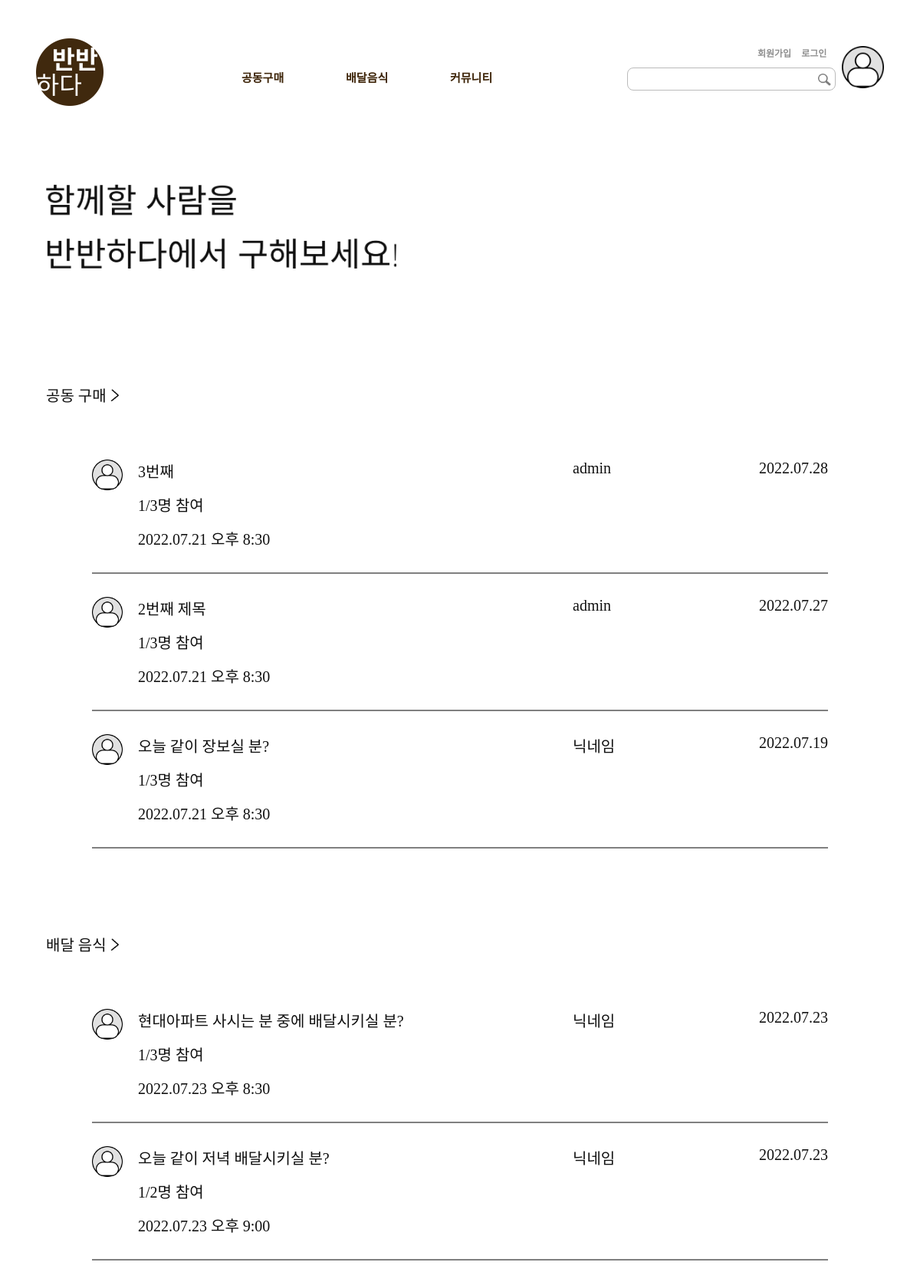
Before: / with the older database file.
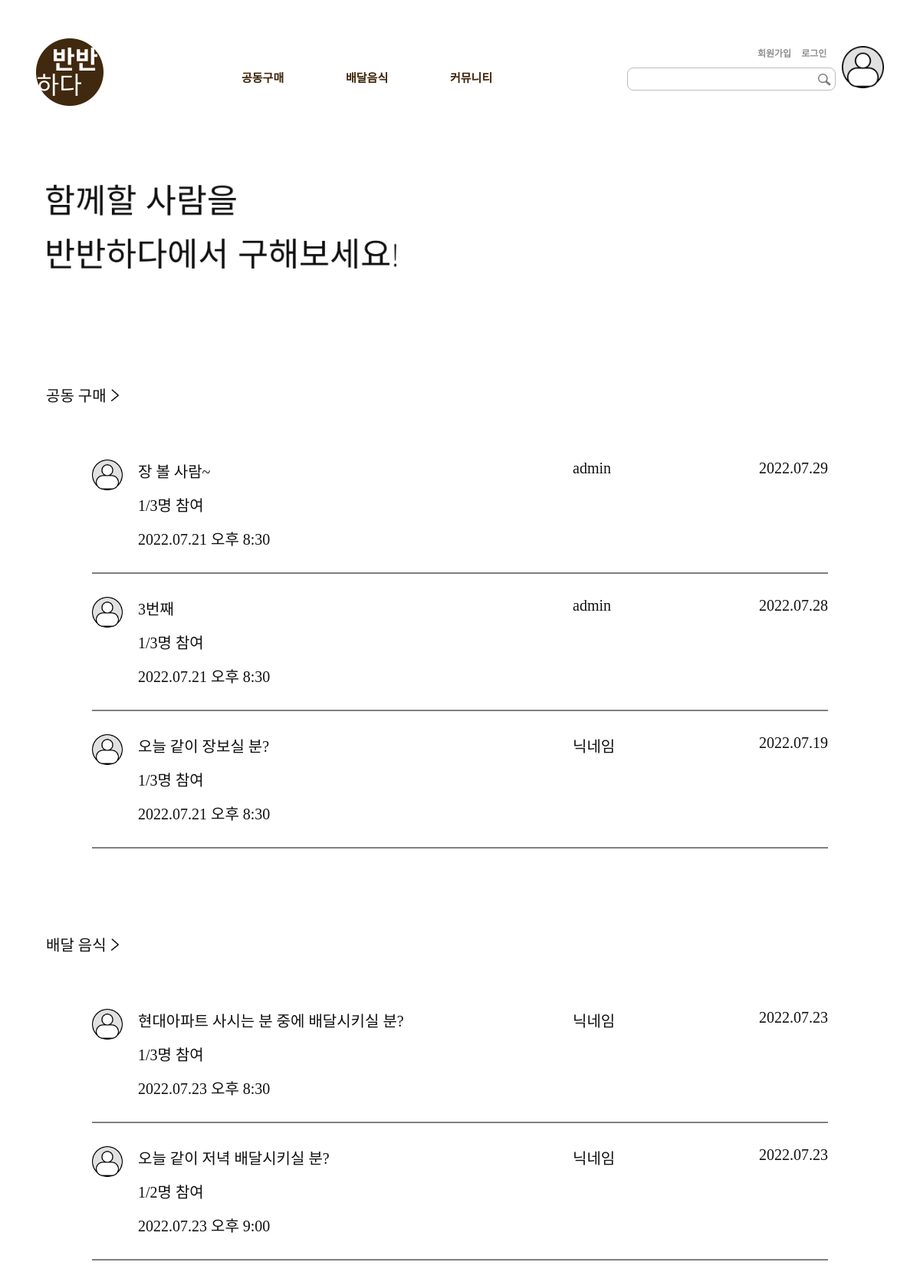
After: the same page with the newer database file.
### dashboard/models.py (models this page shows, shortened)
class Post(models.Model):
    title = models.CharField(max_length=200)
    body = models.TextField()
    date = models.DateTimeField(auto_now_add=True)
    author = models.ForeignKey(User, on_delete=models.CASCADE, null=True)

### dashboard/views.py (the view)
# urls.py: path('', views.home, name='home'),
def home(request):
    posts = Post.objects.filter().order_by('-date')
    return render(request, 'main.html', {'posts':posts})

### dashboard/templates/main.html
{% extends "base.html" %} {% load static %} {% block content %}
<section id="banner">
  <img
    src="{% static 'assets/images/banner.png' %}"
    id="banner-image"
    alt="배너이미지"
  />
</section>
<section class="boards">
  <article class="board">
    <div class="board-link-title">
      <span>공동 구매</span>
      <img
        src="{% static 'assets/icons/arrow.png' %}"
        alt="화살표"
        style="width: 11px; cursor: pointer"
        onclick="location.href='coBuying'"
      />
    </div>
    <div class="board-container">
      {% for post in posts %} {% if forloop.counter <= 2 %}
      <article
        class="board-component"
        onclick="location.href =`{% url 'detail' post.id %}`"
      >
        <div>
          <img
            src="{% static 'assets/icons/profile.png' %}"
            alt="프로필"
            width="40px"
          />
        </div>
        <div class="board-info-container">
          <p class="board-title">{{ post.title }}</p>
          <p class="board-participants">
            1/3<span style="font-weight: 400">명 참여</span>
          </p>
          <p class="board-date-limit">
            2022.07.21 <span style="font-weight: 400">오후</span> 8:30
          </p>
        </div>
        <p class="board-nickname">{{ post.author }}</p>
        <p class="board-date">{{ post.date|date:'Y.m.d' }}</p>
      </article>
      <hr />
      {%endif%} {% endfor %}
      <article class="board-component" onclick="goToPage('detailView')">
        <div>
          <img
            src="{% static 'assets/icons/profile.png' %}"
            alt="프로필"
            width="40px"
          />
        </div>
        <div class="board-info-container">
          <p class="board-title">오늘 같이 장보실 분?</p>
          <p class="board-participants">
            1/3<span style="font-weight: 400">명 참여</span>
          </p>
          <p class="board-date-limit">
            2022.07.21 <span style="font-weight: 400">오후</span> 8:30
          </p>
        </div>
        <p class="board-nickname">닉네임</p>
        <p class="board-date">2022.07.19</p>
      </article>
      <hr />
    </div>
  </article>
</section>
<section class="boards">
  <article class="board">
    <div class="board-link-title">
      <span>배달 음식</span>
      <img
        src="{% static 'assets/icons/arrow.png' %}"
        alt="화살표"
        style="width: 11px; cursor: pointer"
        onclick="location.href='delivery'"
      />
    </div>
    <div class="board-container">
      <article class="board-component" onclick="goToPage('detailView')">
        <div>
          <img
            src="{% static 'assets/icons/profile.png' %}"
            alt="프로필"
            width="40px"
          />
        </div>
        <div class="board-info-container">
          <p class="board-title">현대아파트 사시는 분 중에 배달시키실 분?</p>
          <p class="board-participants">
            1/3<span style="font-weight: 400">명 참여</span>
          </p>
          <p class="board-date-limit">
            2022.07.23 <span style="font-weight: 400">오후</span> 8:30
          </p>
        </div>
        <p class="board-nickname">닉네임</p>
        <p class="board-date">2022.07.23</p>
      </article>
      <hr />
      <article class="board-component" onclick="goToPage('detailView')">
        <div>
          <img
            src="{% static 'assets/icons/profile.png' %}"
            alt="프로필"
            width="40px"
          />
        </div>
        <div class="board-info-container">
          <p class="board-title">오늘 같이 저녁 배달시키실 분?</p>
          <p class="board-participants">
            1/2<span style="font-weight: 400">명 참여</span>
          </p>
          <p class="board-date-limit">
            2022.07.23 <span style="font-weight: 400">오후</span> 9:00
          </p>
        </div>
        <p class="board-nickname">닉네임</p>
        <p class="board-date">2022.07.23</p>
      </article>
      <hr />
    </div>
  </article>
</section>
{% endblock %}

### dashboard/templates/base.html (shortened to what this page needs)
{% load static %}
<!DOCTYPE html>
<html lang="en">
  <head>
    <link rel="stylesheet" href="{% static 'css/globalStyle.css' %}" />
    <link rel="stylesheet" href="{% static 'css/navbar.css' %}" />
    <link rel="stylesheet" href="{% static 'css/main.css' %}" />
  </head>
  <body>
    <header>
      <div
        id="logo-wrapper"
        onclick="location.href='/'"
        style="cursor: pointer"
      >
        <img
          src="{% static 'assets/icons/logo.png' %}"
          alt="반반하다"
          id="logo"
        />
      </div>
      <nav id="menu">
        <li>
          <div><p onclick="goToPage('/coBuying')">공동구매</p></div>
        </li>
        <li>
          <div><p onclick="goToPage('/delivery')">배달음식</p></div>
        </li>
        <li>
          <div><p onclick="goToPage('/delivery')">커뮤니티</p></div>
        </li>
      </nav>
      <section id="login-search-container">
        {% if user.is_authenticated %}
        <div id="login" style="display: flex; width: 110px">
          <div
            id="logged"
            style="
              font-size: 17px;
              margin-right: 3px;
              color: #413f42;
              line-height: 15px;
            "
          >
            {{ user.username }}
          </div>
          <div style="font-size: 12px; margin-right: 8px">님</div>
          <a href="{% url 'logout' %}">로그아웃</a>
        </div>
        {% else %}
        <div id="login">
          <a href="#" onclick="goToPage('/signup')" style="margin-right: 10px">
            회원가입
          </a>
          <a href="#" onclick="goToPage('/login')">로그인</a>
        </div>
        {% endif %}
        <div id="search">
          <input type="text" />
          <img id="search-icon" src="{% static 'assets/icons/search.png' %}" />
        </div>
      </section>
      <div id="profile-wrapper">
        <img
          src="{% static 'assets/icons/profile.png' %}"
          alt="프로필"
          id="profile-icon"
        />
      </div>
    </header>
    <div id="main">
      <div id="main-container">{% block content %} {% endblock %}</div>
    </div>
  </body>
</html>

### dashboard/static/css/globalStyle.css (style rules this page uses)
body { max-width: 1920px; min-width: 1100px; color: #101010; font-family: Khula; }
a { text-decoration: none; color: inherit; }
span { font-size: 20px; }
p { margin: 0px auto; }
hr { border: solid 0.5px gray; margin: 0px 0px 30px 0px; }

### dashboard/static/css/navbar.css (style rules this page uses)
header { display: flex; justify-content: center; margin-top: 50px; height: 100px; }
#logo-wrapper { margin-right: 180px; }
#logo { width: 88px; height: 88px; }
#menu { display: flex; list-style: none; align-items: center; justify-content: space-between; }
#menu > li { margin: 0px 72px 0px 0px; font-size: 15px; font-weight: bold; color: #3d2408; cursor: pointer; }
#menu > li > div { width: 64px; }
#login-search-container { display: flex; flex-direction: column; align-items: flex-end; margin: 10px 0px 35px 0px; }
#login { width: 100px; height: 15px; margin: 0px 10px 0px 265px; font-family: Khula; font-size: 12px; font-weight: 600; color: #8f8f8f; }
#search { position: relative; width: 270px; height: 30px; margin: 0px 10px 0px 0px; top: 50%; transform: translate(0, -50%); }
input { width: 100%; border: 1px solid #bbb; border-radius: 8px; padding: 6px 0px; font-size: 14px; }
#search-icon { position: absolute; cursor: pointer; width: 17px; top: 8px; right: 4px; margin: 0; }
#profile-wrapper { position: relative; top: 10px; }
#profile-icon { width: 55px; height: 55px; cursor: pointer; }

### dashboard/static/css/main.css (style rules this page uses)
#banner { height: 300px; position: relative; }
#banner-image { position: absolute; height: 110px; top: 30%; }
.boards { margin-top: 50px; }
.board { margin-bottom: 50px; }
.board-link-title { font-family: Khula; font-size: 22px; margin-bottom: 10px; }
.board-container { border-radius: 12px; padding: 60px 60px 30px 60px; }
.board-component { display: flex; flex-direction: row; margin-bottom: 30px; cursor: pointer; }
.board-info-container { margin: 0px 0px 0px 20px; flex: 7; }
.board-title { font-family: Khula; font-size: 20px; margin-bottom: 15px; }
.board-participants { font-family: Khula; font-size: 20px; font-weight: 300; margin-bottom: 15px; }
.board-date-limit { font-family: Khula; font-size: 20px; font-weight: 300; }
.board-nickname { flex: 3; font-family: Khula; font-size: 20px; }
.board-date { flex: 1; font-family: Khula; font-size: 20px; font-weight: 300; }

Changed rows visible on the page:
no longer on this page (row unchanged): Post: title "2번째 제목", author "admin", date "2022.07.27"
added Post: title "장 볼 사람~", author "admin", date "2022.07.29"
